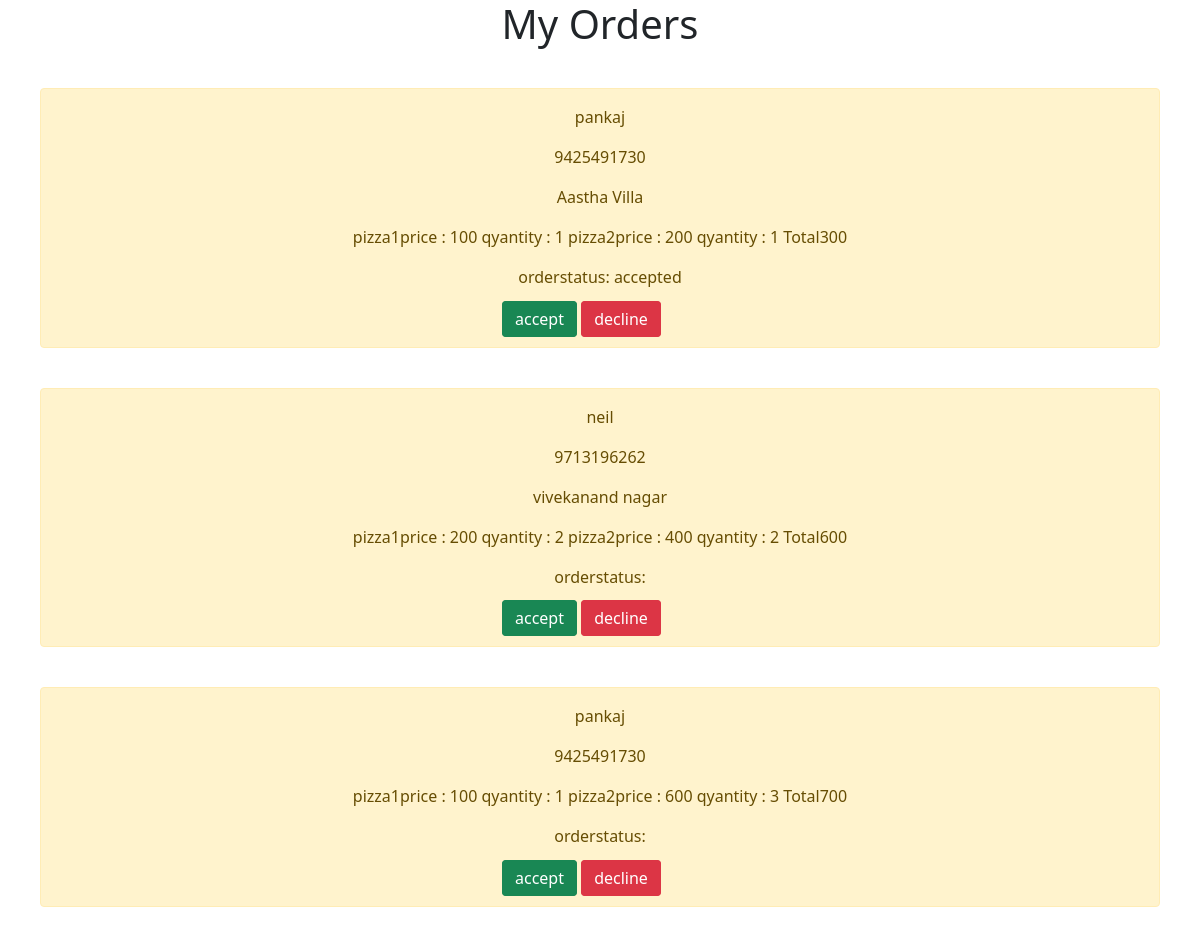
The page /adminorders/ on the database its author committed.
### pizzaapp/models.py (models this page shows)
class OrderModel(models.Model):
    username = models.CharField(max_length=10)
    phoneno = models.CharField(max_length=10)
    address = models.CharField(max_length=10)
    ordereditems = models.CharField(max_length=10)
    status = models.CharField(max_length=10)
    amount = models.IntegerField(default=0)

### pizzaapp/views.py (the view)
# urls.py: path('adminorders/',adminorders),
def adminorders(request):
    orders= OrderModel.objects.all()
    context ={"orders": orders}
    return render(request,'pizzaapp/adminorders.html',context)

### templates/pizzaapp/adminorders.html
{%extends 'base.html' %}
{%block content%}
<h1 style="text-align:center">My Orders</h1>
{%for order in orders%}
<div style="margin:40px" class="alert alert-warning" role="alert">
    <p style="text-align:center;">{{order.username}}</p>
    <p style="text-align:center;">{{order.phoneno}}</p>
    <p style="text-align:center;">{{order.address}}</p>
    <p style="text-align:center;">{{order.ordereditems}}</p>
    <p style="text-align:center;">orderstatus: {{order.status}}</p>
   <div class="container"  style="width:220px" margin="auto">
        <a href="/acceptorder/{{order.id}}/" style="display:inline;" class="btn btn-success">accept</a>
        <a href="/declineorder/{{order.id}}/" style="display:inline;"class="btn btn-danger">decline</a>
   </div>
</div>
{%endfor%}
{%endblock%}

### templates/base.html (shortened to what this page needs)
<!DOCTYPE html>
<html lang="en">
<head>
    <link href="https://cdn.jsdelivr.net/npm/bootstrap@5.0.1/dist/css/bootstrap.min.css" rel="stylesheet">
</head>
<body>
{%block content%}
{%endblock%}
</body>
</html>

### rows shown on the page
OrderModel: username "pankaj", phoneno "9425491730", address "Aastha Villa", ordereditems "pizza1price : 100 qyantity : 1 pizza2price : 200 qyantity : 1 Total300", status "accepted"
OrderModel: username "neil", phoneno "9713196262", address "vivekanand nagar", ordereditems "pizza1price : 200 qyantity : 2 pizza2price : 400 qyantity : 2 Total600"
OrderModel: username "pankaj", phoneno "9425491730", ordereditems "pizza1price : 100 qyantity : 1 pizza2price : 600 qyantity : 3 Total700"
